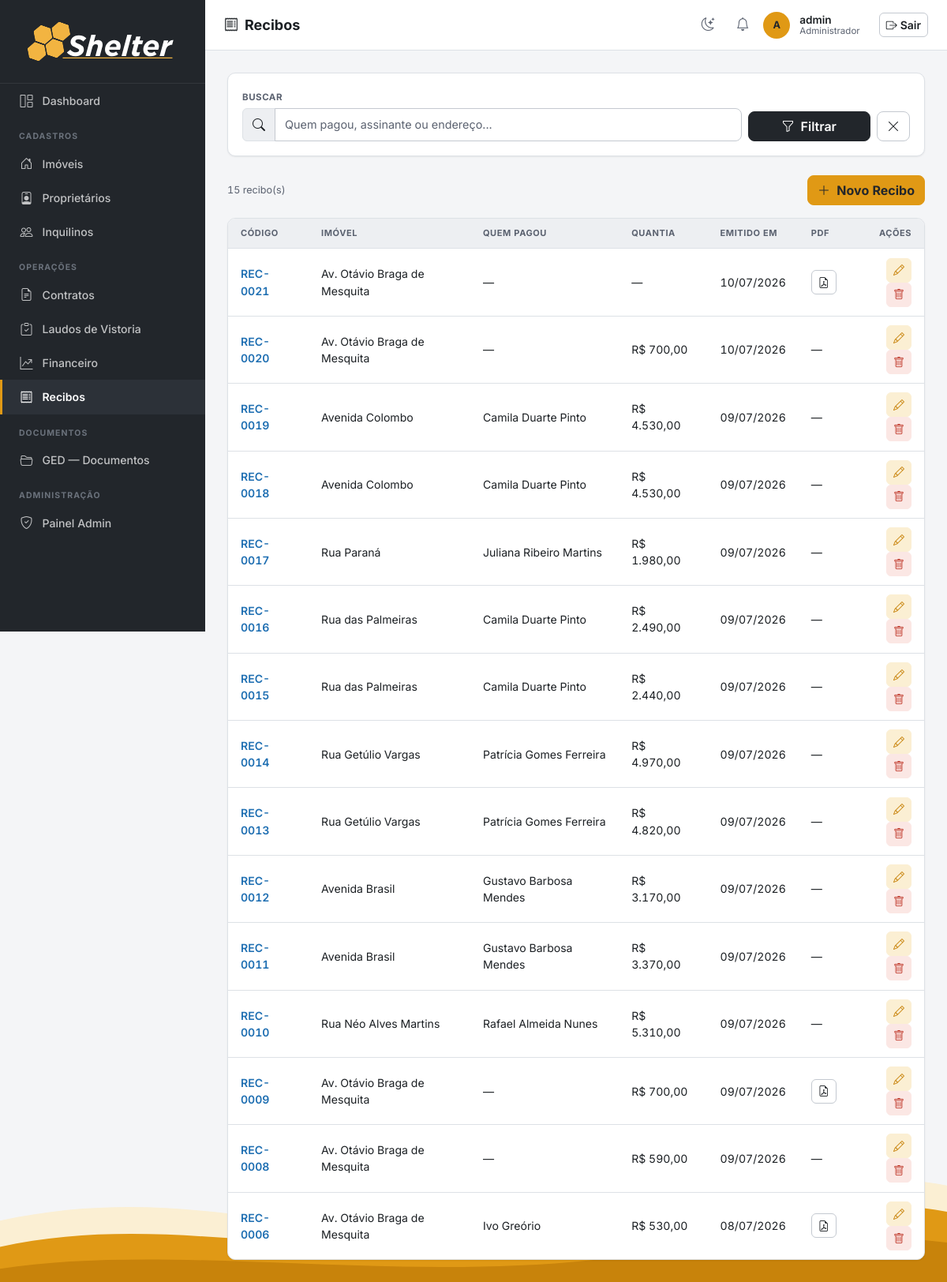
Screenshot of /recibos/ (signed in) with the database file from the repository.
### imoveis/models.py (models this page shows, shortened)
class Recibo(IdentificavelMixin, models.Model):
    PREFIXO_CODIGO = 'REC'
    imovel = models.ForeignKey(Imovel, on_delete=models.PROTECT, related_name='recibos')
    contrato = models.ForeignKey(Contrato, on_delete=models.PROTECT, related_name='recibos')
    parcela_atual = models.PositiveSmallIntegerField(null=True, blank=True, verbose_name='Parcela Atual')
    parcela_total = models.PositiveSmallIntegerField(null=True, blank=True, verbose_name='Total de Parcelas')
    valor_aluguel = models.DecimalField(max_digits=10, decimal_places=2, null=True, blank=True,
                                        verbose_name='Aluguel')
    valor_impostos = models.DecimalField(max_digits=10, decimal_places=2, null=True, blank=True,
                                         verbose_name='Impostos')
    valor_seguros = models.DecimalField(max_digits=10, decimal_places=2, null=True, blank=True,
                                        verbose_name='Seguros')
    valor_condominio = models.DecimalField(max_digits=10, decimal_places=2, null=True, blank=True,
                                           verbose_name='Condomínio')
    quem_pagou = models.CharField(max_length=200, blank=True, verbose_name='Quem Pagou')
    periodo_inicio = models.DateField(null=True, blank=True, verbose_name='Período — Início')
    periodo_fim = models.DateField(null=True, blank=True, verbose_name='Período — Fim')
    vencido_em = models.DateField(null=True, blank=True, verbose_name='Vencido em')
    quantia = models.DecimalField(max_digits=10, decimal_places=2, null=True, blank=True,
                                  verbose_name='Quantia de')
    assinante_nome = models.CharField(max_length=200, blank=True, verbose_name='Nome de Quem Assinou')
    assinante_cpf = models.CharField(max_length=14, blank=True, validators=[validate_cpf],
                                     verbose_name='CPF de Quem Assinou')
    data_assinatura = models.DateField(null=True, blank=True, verbose_name='Data da Assinatura')
    arquivo = models.FileField(upload_to='recibos/', blank=True, null=True, verbose_name='Recibo gerado (PDF)')
    criado_em = models.DateTimeField(auto_now_add=True)
    class Meta:
        verbose_name = 'Recibo'
        verbose_name_plural = 'Recibos'
        ordering = ['-criado_em']
    @property
    def dependentes_cascata(self):
        return []

class Imovel(IdentificavelMixin, models.Model):
    PREFIXO_CODIGO = 'IMV'
    TIPO_CHOICES = [
        ('apartamento', 'Apartamento'),
        ('casa', 'Casa'),
        ('comercial', 'Comercial'),
        ('terreno', 'Terreno'),
        ('galpao', 'Galpão'),
    ]
    STATUS_CHOICES = [
        ('ocupado', 'Ocupado'),
        ('vago', 'Vago'),
        ('manutencao', 'Em Manutenção'),
    ]
    CATEGORIA_CHOICES = [
        ('urbano', 'Urbano'),
        ('rural', 'Rural'),
    ]
    proprietario = models.ForeignKey(Proprietario, on_delete=models.PROTECT, related_name='imoveis')
    tipo = models.CharField(max_length=20, choices=TIPO_CHOICES)
    status = models.CharField(max_length=20, choices=STATUS_CHOICES, default='vago')
    categoria = models.CharField(max_length=10, choices=CATEGORIA_CHOICES, default='urbano', verbose_name='Categoria')
    endereco = models.CharField(max_length=300)
    numero = models.CharField(max_length=20, blank=True, verbose_name='Número')
    complemento = models.CharField(max_length=100, blank=True, verbose_name='Complemento')
    bairro = models.CharField(max_length=100, blank=True)
    cidade = models.CharField(max_length=100, default='')
    area_m2 = models.DecimalField(max_digits=8, decimal_places=2, null=True, blank=True, verbose_name='Área (m²)')
    descricao = models.TextField(blank=True)
    matricula = models.CharField(max_length=100, blank=True, verbose_name='Matrícula')
    data_aquisicao = models.DateField(null=True, blank=True, verbose_name='Data de Aquisição')
    valor_aquisicao = models.DecimalField(max_digits=14, decimal_places=2, null=True, blank=True, verbose_name='Valor de Aquisição')
    cadastro_prefeitura = models.CharField(max_length=100, blank=True, verbose_name='Cadastro Prefeitura')
    planta_projeto = models.FileField(upload_to='plantas/', blank=True, null=True, verbose_name='Planta/Projeto')
    nirf = models.CharField(max_length=50, blank=True, verbose_name='NIRF')
    incra = models.CharField(max_length=50, blank=True, verbose_name='INCRA')
    car = models.CharField(max_length=100, blank=True, verbose_name='CAR')
    criado_em = models.DateTimeField(auto_now_add=True)
    class Meta:
        verbose_name = 'Imóvel'
        verbose_name_plural = 'Imóveis'
        ordering = ['endereco']

### imoveis/views.py (the view)
# urls.py: path('recibos/', views.recibo_list, name='recibo_list'),
@login_required
def recibo_list(request):
    q = request.GET.get('q', '')
    qs = Recibo.objects.select_related('imovel', 'contrato__inquilino')
    if q:
        qs = qs.filter(Q(quem_pagou__icontains=q) | Q(assinante_nome__icontains=q) |
                       Q(imovel__endereco__icontains=q))
    return render(request, 'recibos/recibo_list.html', {'recibos': qs, 'q': q})

### imoveis/context_processors.py (called while the page is built)
def notificacoes_usuario(request):
    user = getattr(request, 'user', None)
    if user is None or not user.is_authenticated:
        return {}
    ultimas = user.notificacoes.all()[:LIMITE_NOTIFICACOES_TOPBAR]
    return {'ultimas_notificacoes_usuario': ultimas}

### imoveis/identidade.py (called while the page is built)
    @property
    def codigo(self):
        if self.pk is None:
            return f'{self.PREFIXO_CODIGO}-????'
        return f'{self.PREFIXO_CODIGO}-{self.pk:04d}'

### imoveis/templatetags/imoveis_tags.py (called while the page is built)
@register.filter
def brl(value):
    try:
        value = float(value)
    except (TypeError, ValueError):
        return value
    formatted = f"{value:,.2f}"          # 1,500.00  (locale inglês)
    formatted = formatted.replace(",", "X").replace(".", ",").replace("X", ".")
    return formatted

### templates/recibos/recibo_list.html (shortened to what this page needs)
{% extends 'base.html' %}
{% load imoveis_tags %}
{% block page_title %}<i class="bi bi-receipt me-2"></i>Recibos{% endblock %}
{% block nav_recibos %}active{% endblock %}
{% block content %}
<div class="section-card mb-4">
  <div class="section-card-body">
    <form method="get" class="row g-2 align-items-end">
      <div class="col-md-9"><label class="form-label">Buscar</label>
        <div class="input-group">
          <span class="input-group-text"><i class="bi bi-search"></i></span>
          <input type="text" name="q" value="{{ q }}" class="form-control" placeholder="Quem pagou, assinante ou endereço...">
        </div>
      </div>
      <div class="col-md-3 d-flex gap-2">
        <button type="submit" class="btn btn-graphite flex-fill"><i class="bi bi-funnel me-1"></i> Filtrar</button>
        <a href="{% url 'recibo_list' %}" class="btn btn-outline-secondary"><i class="bi bi-x-lg"></i></a>
      </div>
    </form>
  </div>
</div>
<div class="d-flex justify-content-between align-items-center mb-3">
  <span class="text-muted small">{{ recibos.count }} recibo(s)</span>
  <a href="{% url 'recibo_create' %}" class="btn btn-primary"><i class="bi bi-plus-lg me-1"></i> Novo Recibo</a>
</div>
<div class="section-card">
  <div class="table-responsive">
    <table class="table mb-0" data-sortable-table>
      <thead>
        <tr><th data-sort="text">Código</th><th data-sort="text">Imóvel</th><th data-sort="text">Quem Pagou</th><th data-sort="currency">Quantia</th><th data-sort="date">Emitido em</th><th>PDF</th><th class="text-end">Ações</th></tr>
      </thead>
      <tbody>
        {% for r in recibos %}
        <tr>
          <td class="fw-semibold"><a href="{% url 'recibo_detail' r.pk %}">{{ r.codigo }}</a></td>
          <td>{{ r.imovel.endereco|default:"—"|truncatechars:30 }}</td>
          <td>{{ r.quem_pagou|default:"—" }}</td>
          <td>{% if r.quantia %}R$ {{ r.quantia|brl }}{% else %}—{% endif %}</td>
          <td>{{ r.criado_em|date:"d/m/Y" }}</td>
          <td>{% if r.arquivo %}<a href="{{ r.arquivo.url }}" target="_blank" class="btn btn-sm btn-outline-secondary"><i class="bi bi-file-earmark-pdf"></i></a>{% else %}—{% endif %}</td>
          <td class="text-end">
            <a href="{% url 'recibo_edit' r.pk %}" class="btn btn-sm btn-outline-primary"><i class="bi bi-pencil"></i></a>
            <button class="btn btn-sm btn-outline-danger" data-bs-toggle="modal" data-bs-target="#del{{ r.pk }}"><i class="bi bi-trash"></i></button>
          </td>
        </tr>
        {% empty %}
        <tr>
          <td colspan="7" class="border-0">
            <div class="empty-state"><i class="bi bi-inbox"></i>Nenhum recibo encontrado.</div>
          </td>
        </tr>
        {% endfor %}
      </tbody>
    </table>
  </div>
</div>
{% endblock %}

### templates/base.html (shortened to what this page needs)
{% load static %}
{% load imoveis_tags %}
<!DOCTYPE html>
<html lang="pt-BR">
<head>
  <link rel="stylesheet" href="https://cdn.jsdelivr.net/npm/bootstrap@5.3.3/dist/css/bootstrap.min.css">
  <link rel="stylesheet" href="https://cdn.jsdelivr.net/npm/bootstrap-icons@1.11.3/font/bootstrap-icons.min.css">
  <link rel="stylesheet" href="https://cdn.jsdelivr.net/npm/flatpickr/dist/flatpickr.min.css">
  <link rel="stylesheet" href="{% static 'css/shelter.css' %}">
</head>
<body>
<nav id="sidebar">
  <div class="sidebar-brand">
    <img src="{% static 'assets/Shelter_LOGO_white.svg' %}" alt="Shelter" class="brand-full">
  </div>
  <ul class="nav flex-column">
    <li class="nav-item">
      <a class="nav-link {% block nav_dashboard %}{% endblock %}" href="{% url 'dashboard' %}" title="Dashboard">
        <i class="bi bi-grid-1x2"></i> <span class="nav-text">Dashboard</span>
      </a>
    </li>
    <li><span class="nav-section-label">Cadastros</span></li>
    <li class="nav-item">
      <a class="nav-link {% block nav_imoveis %}{% endblock %}" href="{% url 'imovel_list' %}" title="Imóveis">
        <i class="bi bi-house-door"></i> <span class="nav-text">Imóveis</span>
      </a>
    </li>
    <li class="nav-item">
      <a class="nav-link {% block nav_proprietarios %}{% endblock %}" href="{% url 'proprietario_list' %}" title="Proprietários">
        <i class="bi bi-person-badge"></i> <span class="nav-text">Proprietários</span>
      </a>
    </li>
    <li class="nav-item">
      <a class="nav-link {% block nav_inquilinos %}{% endblock %}" href="{% url 'inquilino_list' %}" title="Inquilinos">
        <i class="bi bi-people"></i> <span class="nav-text">Inquilinos</span>
      </a>
    </li>
    <li><span class="nav-section-label">Operações</span></li>
    <li class="nav-item">
      <a class="nav-link {% block nav_contratos %}{% endblock %}" href="{% url 'contrato_list' %}" title="Contratos">
        <i class="bi bi-file-earmark-text"></i> <span class="nav-text">Contratos</span>
      </a>
    </li>
    <li class="nav-item">
      <a class="nav-link {% block nav_laudos %}{% endblock %}" href="{% url 'laudo_list' %}" title="Laudos de Vistoria">
        <i class="bi bi-clipboard-check"></i> <span class="nav-text">Laudos de Vistoria</span>
      </a>
    </li>
    {% if perms.imoveis.pode_acessar_financeiro %}
    <li class="nav-item">
      <a class="nav-link {% block nav_financeiro %}{% endblock %}" href="{% url 'lancamento_list' %}" title="Financeiro">
        <i class="bi bi-graph-up-arrow"></i> <span class="nav-text">Financeiro</span>
      </a>
    </li>
    {% endif %}
    <li class="nav-item">
      <a class="nav-link {% block nav_recibos %}{% endblock %}" href="{% url 'recibo_list' %}" title="Recibos">
        <i class="bi bi-receipt"></i> <span class="nav-text">Recibos</span>
      </a>
    </li>
    <li><span class="nav-section-label">Documentos</span></li>
    <li class="nav-item">
      <a class="nav-link {% block nav_documentos %}{% endblock %}" href="{% url 'documentos' %}" title="GED — Documentos">
        <i class="bi bi-folder2-open"></i> <span class="nav-text">GED — Documentos</span>
      </a>
    </li>
    {% if user.is_staff %}
    <li><span class="nav-section-label">Administração</span></li>
    <li class="nav-item">
      <a class="nav-link" href="{% url 'admin:index' %}" title="Painel Admin">
        <i class="bi bi-shield-check"></i> <span class="nav-text">Painel Admin</span>
      </a>
    </li>
    {% endif %}
  </ul>
</nav>
<header id="topbar">
  <span class="page-title">{% block page_title %}{% endblock %}</span>
  <div class="user-info ms-auto">
    <button type="button" class="icon-btn" id="theme-toggle" title="Alternar tema claro/escuro" aria-label="Alternar tema claro/escuro">
      <i class="bi bi-moon-stars"></i>
    </button>
    <div class="dropdown notif-dropdown">
      <button class="icon-btn" type="button" id="notifDropdown" data-bs-toggle="dropdown"
              aria-expanded="false" title="Notificações" aria-label="Notificações">
        <i class="bi bi-bell"></i>
      </button>
    </div>
    <div class="user-avatar">
      {{ user.get_short_name|default:user.username|first|upper }}
    </div>
    <div class="ms-1">
      <div class="user-name">{{ user.get_short_name|default:user.username }}</div>
      <div class="user-role">{% if user.is_superuser %}Administrador{% elif user|has_group:"Owner" %}Owner{% else %}Comum{% endif %}</div>
    </div>
    <form method="post" action="{% url 'logout' %}" class="d-inline ms-3">
      <button type="submit" class="btn btn-outline-secondary btn-sm">
        <i class="bi bi-box-arrow-right me-1"></i>Sair
      </button>
    </form>
  </div>
</header>
<main id="main-content">
  {% block content %}{% endblock %}
</main>
<div class="page-wave" aria-hidden="true">
</div>
</body>
</html>

### rows the page displays
Recibo: codigo "REC-0021", imovel.endereco "Av. Otávio Braga de Mesquita", quem_pagou "—", criado_em "10/07/2026"
Recibo: codigo "REC-0020", imovel.endereco "Av. Otávio Braga de Mesquita", quem_pagou "—", quantia|brl "700,00", criado_em "10/07/2026"
Recibo: codigo "REC-0019", imovel.endereco "Avenida Colombo", quem_pagou "Camila Duarte Pinto", quantia|brl "4.530,00", criado_em "09/07/2026"
Recibo: codigo "REC-0018", imovel.endereco "Avenida Colombo", quem_pagou "Camila Duarte Pinto", quantia|brl "4.530,00", criado_em "09/07/2026"
Recibo: codigo "REC-0017", imovel.endereco "Rua Paraná", quem_pagou "Juliana Ribeiro Martins", quantia|brl "1.980,00", criado_em "09/07/2026"
Recibo: codigo "REC-0016", imovel.endereco "Rua das Palmeiras", quem_pagou "Camila Duarte Pinto", quantia|brl "2.490,00", criado_em "09/07/2026"
Recibo: codigo "REC-0015", imovel.endereco "Rua das Palmeiras", quem_pagou "Camila Duarte Pinto", quantia|brl "2.440,00", criado_em "09/07/2026"
Recibo: codigo "REC-0014", imovel.endereco "Rua Getúlio Vargas", quem_pagou "Patrícia Gomes Ferreira", quantia|brl "4.970,00", criado_em "09/07/2026"
Recibo: codigo "REC-0013", imovel.endereco "Rua Getúlio Vargas", quem_pagou "Patrícia Gomes Ferreira", quantia|brl "4.820,00", criado_em "09/07/2026"
Recibo: codigo "REC-0012", imovel.endereco "Avenida Brasil", quem_pagou "Gustavo Barbosa Mendes", quantia|brl "3.170,00", criado_em "09/07/2026"
Recibo: codigo "REC-0011", imovel.endereco "Avenida Brasil", quem_pagou "Gustavo Barbosa Mendes", quantia|brl "3.370,00", criado_em "09/07/2026"
Recibo: codigo "REC-0010", imovel.endereco "Rua Néo Alves Martins", quem_pagou "Rafael Almeida Nunes", quantia|brl "5.310,00", criado_em "09/07/2026"
Recibo: codigo "REC-0009", imovel.endereco "Av. Otávio Braga de Mesquita", quem_pagou "—", quantia|brl "700,00", criado_em "09/07/2026"
Recibo: codigo "REC-0008", imovel.endereco "Av. Otávio Braga de Mesquita", quem_pagou "—", quantia|brl "590,00", criado_em "09/07/2026"
Recibo: codigo "REC-0006", imovel.endereco "Av. Otávio Braga de Mesquita", quem_pagou "Ivo Greório", quantia|brl "530,00", criado_em "08/07/2026"

### other values shown
{{ user.get_short_name|default:user.username|first|upper }} "A"
{{ user.get_short_name|default:user.username }} "admin"
{{ recibos.count }} "15"
